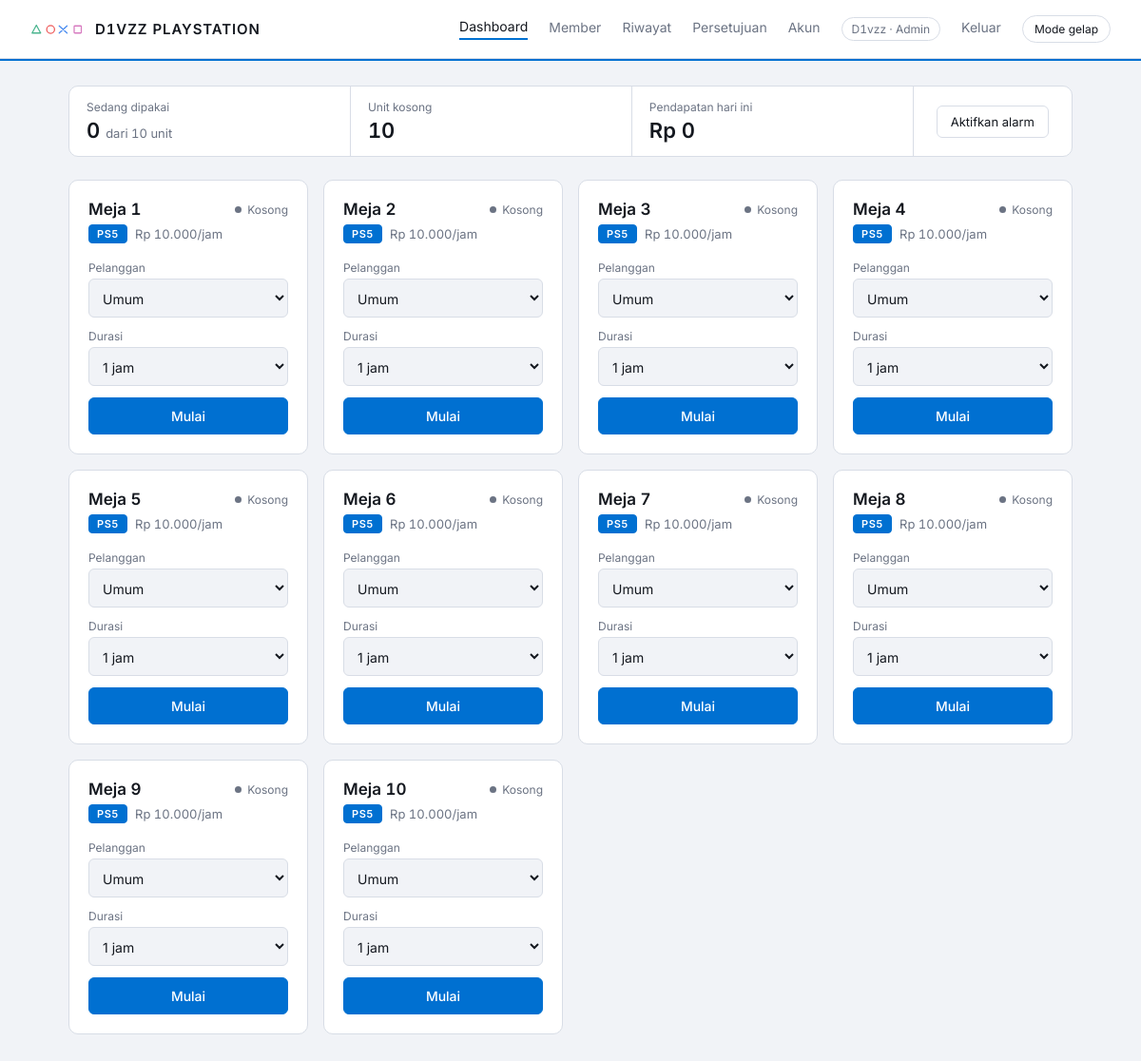
The app's page /index.php (signed in) with its own data.
### tables this page shows
CREATE TABLE unit (
  id INT AUTO_INCREMENT PRIMARY KEY,
  nama VARCHAR(50) NOT NULL,
  jenis VARCHAR(20) NOT NULL,           
  tarif_per_jam INT NOT NULL,
  status ENUM('kosong','dipakai') DEFAULT 'kosong'
);

### index.php (the view, shortened to what this page needs)
<?php
include 'koneksi.php';
$sql = "SELECT u.*, s.id AS sesi_id, UNIX_TIMESTAMP(s.waktu_mulai) AS mulai, s.paket_menit, s.diskon_persen, m.nama AS member_nama
        FROM unit u
        LEFT JOIN sesi s ON s.unit_id = u.id AND s.waktu_selesai IS NULL
        LEFT JOIN member m ON m.id = s.member_id
        ORDER BY u.id";
$units = $db->query($sql)->fetch_all(MYSQLI_ASSOC);
$total   = count($units);
$dipakai = count(array_filter($units, fn($u) => $u['status'] == 'dipakai'));
$kas = pendapatan_sejak($db, batas_kas($db));
?>
<!DOCTYPE html>
<html lang="id">
<head><meta charset="UTF-8"><meta name="viewport" content="width=device-width, initial-scale=1">
<title>Dashboard - D1vzz PlayStation</title><link rel="stylesheet" href="style.css"><script src="tema.js"></script></head>
<body>
  <header>
    <h1>D1vzz PlayStation</h1>
    <nav>
      <a href="index.php" class="aktif">Dashboard</a>
      <a href="member.php">Member</a>
      <a href="riwayat.php">Riwayat</a>
      <?= menu_tambahan($db) ?>
      <a href="logout.php">Keluar</a>
      <button id="tema" class="tema" type="button">Mode gelap</button>
    </nav>
  </header>
  <main>
    <section class="ringkasan-atas">
      <div><span>Sedang dipakai</span><strong><?= $dipakai ?> <small>dari <?= $total ?> unit</small></strong></div>
      <div><span>Unit kosong</span><strong><?= $total - $dipakai ?></strong></div>
      <div><span>Pendapatan hari ini</span><strong>Rp <?= number_format($kas['total'], 0, ',', '.') ?></strong></div>
      <div class="kanan"><button id="btn-suara" class="btn-suara">Aktifkan alarm</button></div>
    </section>
    <div class="grid" data-sekarang="<?= time() ?>">
      <?php foreach ($units as $u): ?>
        <div class="kartu <?= $u['status'] ?> <?= strtolower($u['jenis']) ?>">
          <div class="baris-atas">
            <h2><?= htmlspecialchars($u['nama']) ?></h2>
            <span class="status"><?= $u['status'] == 'dipakai' ? 'Dipakai' : 'Kosong' ?></span>
          </div>
          <p class="jenis"><span class="chip"><?= $u['jenis'] ?></span>Rp <?= number_format($u['tarif_per_jam'], 0, ',', '.') ?>/jam</p>
          <?php if ($u['status'] == 'dipakai'): ?>
            <p class="paket-info"><?= $u['paket_menit'] > 0 ? 'Paket ' . $u['paket_menit'] . ' menit' : 'Bebas, bayar sesuai durasi' ?></p>
            <?php if ($u['member_nama']): ?><p class="paket-info">Member: <?= htmlspecialchars($u['member_nama']) ?> (diskon <?= (int)$u['diskon_persen'] ?>%)</p><?php endif; ?>
            <div class="timer" data-mulai="<?= $u['mulai'] ?>" data-paket="<?= (int)$u['paket_menit'] ?>" data-tarif="<?= $u['tarif_per_jam'] ?>" data-diskon="<?= (int)$u['diskon_persen'] ?>">00:00:00</div>
            <div class="biaya">Rp 0</div>
            <?php if ($u['paket_menit'] > 0): ?>
            <form action="aksi.php" method="post" class="form-tambah">
              <input type="hidden" name="aksi" value="tambah_waktu">
              <input type="hidden" name="sesi_id" value="<?= $u['sesi_id'] ?>">
              <select name="tambah">
                <option value="30">+ 30 menit</option>
                <option value="60">+ 1 jam</option>
                <option value="120">+ 2 jam</option>
              </select>
              <button class="btn btn-tambah">Tambah waktu</button>
            </form>
            <?php endif; ?>
            <form action="aksi.php" method="post" onsubmit="return confirm('Selesaikan sesi ini?')">
              <input type="hidden" name="aksi" value="selesai">
              <input type="hidden" name="sesi_id" value="<?= $u['sesi_id'] ?>">
              <button class="btn btn-stop">Selesai</button>
            </form>
          <?php else: ?>
            <form action="aksi.php" method="post" class="form-mulai">
              <label>Pelanggan</label>
              <select name="member_id">
                <option value="0">Umum</option>
              </select>
              <label>Durasi</label>
              <select name="paket">
                <option value="60">1 jam</option>
              </select>
              <button class="btn btn-start">Mulai</button>
            </form>
          <?php endif; ?>
        </div>
      <?php endforeach; ?>
    </div>
  </main>
</body>
</html>

### koneksi.php (shortened to what this page needs)
<?php
function batas_kas($db) {
  $r = $db->query("SELECT GREATEST(TIMESTAMP(CURDATE()), COALESCE(MAX(waktu), TIMESTAMP(CURDATE()))) AS b FROM tutup_kas")->fetch_assoc();
  return $r['b'];
}
function pendapatan_sejak($db, $batas) {
  $r = $db->query("SELECT
    (SELECT COALESCE(SUM(total_biaya),0) FROM sesi WHERE waktu_selesai >= '$batas') AS sesi_total,
    (SELECT COUNT(*) FROM sesi WHERE waktu_selesai >= '$batas') AS sesi_jml,
    (SELECT COALESCE(SUM(biaya_daftar),0) FROM member WHERE tgl_daftar >= '$batas') AS member_total,
    (SELECT COUNT(*) FROM member WHERE tgl_daftar >= '$batas') AS member_jml")->fetch_assoc();
  $r['total'] = $r['sesi_total'] + $r['member_total'];
  return $r;
}
function is_admin() { return ($_SESSION['peran'] ?? '') === 'admin'; }
function jml_menunggu($db) {
  return (int)$db->query("SELECT COUNT(*) AS c FROM permintaan WHERE status='menunggu'")->fetch_assoc()['c'];
}
function menu_tambahan($db, $aktif = '') {
  $h = '';
  if (is_admin()) {
    $n = jml_menunggu($db);
    $h .= '<a href="persetujuan.php"' . ($aktif == 'persetujuan' ? ' class="aktif"' : '') . '>Persetujuan'
        . ($n > 0 ? ' <span class="lencana">' . $n . '</span>' : '') . '</a>';
    $h .= '<a href="akun.php"' . ($aktif == 'akun' ? ' class="aktif"' : '') . '>Akun</a>';
  }
  $h .= '<span class="peran">' . htmlspecialchars($_SESSION['admin'] ?? '') . ' &middot; ' . (is_admin() ? 'Admin' : 'Kasir') . '</span>';
  return $h;
}

### style.css (style rules this page uses)
:root { --bg: #f1f3f7; --kartu: #ffffff; --garis: #d8dde6; --teks: #14181f; --redup: #6b7383; --aksen: #0070d1; --merah: #c8372d; --kuning: #9a6200; --habis-bg: #fdecea; }
* { box-sizing: border-box; margin: 0; padding: 0; font-family: 'Inter', system-ui, 'Segoe UI', Arial, sans-serif; }
body { background: var(--bg); color: var(--teks); min-height: 100vh; font-variant-numeric: tabular-nums; transition: background .25s, color .25s; }
.logo-ps { margin-right: 12px; vertical-align: -1px; }
header { display: flex; justify-content: space-between; align-items: center; flex-wrap: wrap; gap: 8px; padding: 16px 32px; background: var(--kartu); border-bottom: 1px solid var(--garis); box-shadow: 0 2px 0 var(--aksen); }
header h1 { font-size: 15px; font-weight: 600; letter-spacing: .06em; text-transform: uppercase; display: flex; align-items: center; }
nav { display: flex; align-items: center; flex-wrap: wrap; gap: 8px 22px; }
nav a { color: var(--redup); text-decoration: none; font-size: 14px; padding-bottom: 4px; }
nav a:hover, nav a.aktif { color: var(--teks); }
nav a.aktif { border-bottom: 2px solid var(--aksen); }
.tema { margin-left: 0; padding: 6px 12px; font-size: 12px; color: var(--teks); background: transparent; border: 1px solid var(--garis); border-radius: 999px; cursor: pointer; }
main { padding: 28px 32px; max-width: 1120px; margin: auto; }
.ringkasan-atas { display: grid; grid-template-columns: repeat(3, 1fr); background: var(--kartu); border: 1px solid var(--garis); border-radius: 10px; margin-bottom: 24px; overflow: hidden; }
.ringkasan-atas > div { padding: 14px 18px; border-right: 1px solid var(--garis); min-width: 0; }
.ringkasan-atas > div:nth-child(3) { border-right: none; }
.ringkasan-atas span { display: block; font-size: 12px; color: var(--redup); margin-bottom: 4px; }
.ringkasan-atas strong { font-size: 22px; font-weight: 600; }
.ringkasan-atas small { font-size: 13px; font-weight: 400; color: var(--redup); }
.ringkasan-atas .kanan { grid-column: 1 / -1; border-top: 1px solid var(--garis); border-right: none; display: flex; align-items: center; justify-content: flex-end; padding: 10px 18px; }
@media (min-width: 900px) { .ringkasan-atas { grid-template-columns: repeat(3, 1fr) auto; } }
@media (min-width: 900px) { .ringkasan-atas > div:nth-child(3) { border-right: 1px solid var(--garis); } }
@media (min-width: 900px) { .ringkasan-atas .kanan { grid-column: auto; border-top: none; padding: 14px 24px; } }
.grid { display: grid; grid-template-columns: repeat(auto-fill, minmax(240px, 1fr)); gap: 16px; }
.kartu { background: var(--kartu); border: 1px solid var(--garis); border-radius: 10px; padding: 20px; transition: border-color .2s; }
.baris-atas { display: flex; justify-content: space-between; align-items: center; }
.kartu h2 { font-size: 17px; font-weight: 600; }
.status { font-size: 12px; color: var(--redup); display: flex; align-items: center; gap: 6px; }
.status::before { content: ''; width: 7px; height: 7px; border-radius: 50%; background: var(--redup); }
.jenis { color: var(--redup); font-size: 13px; margin: 6px 0 18px; display: flex; align-items: center; }
.chip { font-size: 11px; font-weight: 600; letter-spacing: .05em; padding: 2px 8px; margin-right: 8px; border: 1px solid var(--garis); border-radius: 4px; color: var(--teks); }
.kartu.ps5 .chip { background: var(--aksen); border-color: var(--aksen); color: #fff; }
.form-mulai label { display: block; font-size: 12px; color: var(--redup); margin-bottom: 4px; }
select, .login-box input { width: 100%; padding: 10px; margin-bottom: 12px; border: 1px solid var(--garis); border-radius: 6px; font-size: 14px; color: var(--teks); background: var(--bg); outline: none; }
.btn { width: 100%; padding: 10px; border-radius: 6px; font-size: 14px; font-weight: 500; cursor: pointer; transition: .15s; }
.btn-start { background: var(--aksen); color: #fff; border: 1px solid var(--aksen); }
.btn-suara { padding: 8px 14px; font-size: 13px; border: 1px solid var(--garis); border-radius: 6px; background: var(--kartu); color: var(--teks); cursor: pointer; }
.peran { font-size: 12px; color: var(--redup); padding: 4px 10px; border: 1px solid var(--garis); border-radius: 999px; }

### records on screen
unit: nama "Meja 1", status "Kosong", jenis "PS5", tarif_per_jam "10.000"
unit: nama "Meja 2", status "Kosong", jenis "PS5", tarif_per_jam "10.000"
unit: nama "Meja 3", status "Kosong", jenis "PS5", tarif_per_jam "10.000"
unit: nama "Meja 4", status "Kosong", jenis "PS5", tarif_per_jam "10.000"
unit: nama "Meja 5", status "Kosong", jenis "PS5", tarif_per_jam "10.000"
unit: nama "Meja 6", status "Kosong", jenis "PS5", tarif_per_jam "10.000"
unit: nama "Meja 7", status "Kosong", jenis "PS5", tarif_per_jam "10.000"
unit: nama "Meja 8", status "Kosong", jenis "PS5", tarif_per_jam "10.000"
unit: nama "Meja 9", status "Kosong", jenis "PS5", tarif_per_jam "10.000"
unit: nama "Meja 10", status "Kosong", jenis "PS5", tarif_per_jam "10.000"

### other values on screen
$_SESSION['admin'] "D1vzz"
$dipakai "0"
$total "10"
$total - $dipakai "10"
$kas['total'] "0"
